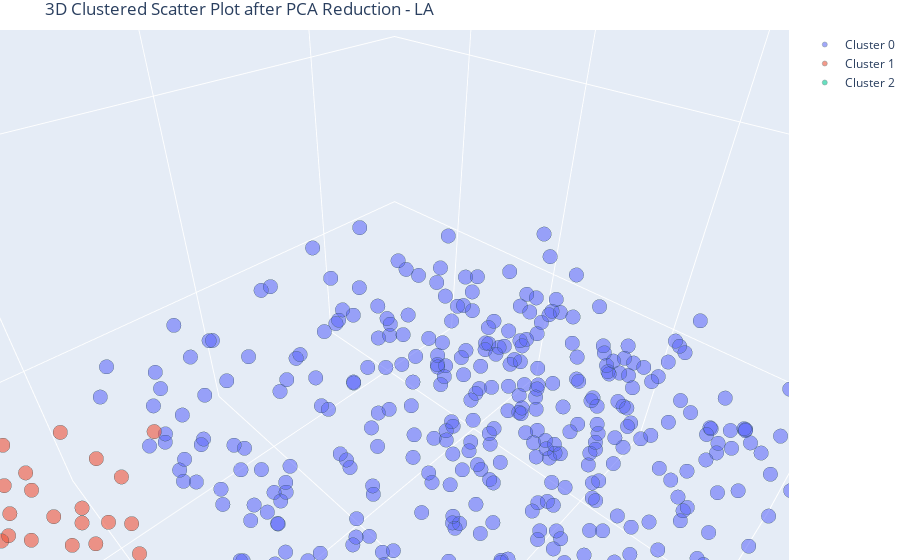

The cell this chart's notebook holds for it:
### Code cell
fig_la = go.Figure()

for cluster_id in np.unique(labels):
    ix = np.where(labels == cluster_id)
    fig_la.add_trace(go.Scatter3d(
        x=la_pca[ix, 0].flatten(),
        y=la_pca[ix, 1].flatten(),
        z=la_pca[ix, 2].flatten(),
        mode='markers',
        marker=dict(
            size=5,
            opacity=0.6,
            line=dict(width=0.5, color='DarkSlateGrey')),
        name=f'Cluster {cluster_id}'
    ))

fig_la.update_layout(
    title='3D Clustered Scatter Plot after PCA Reduction - LA',
    scene=dict(
        xaxis_title='Principal Component 1',
        yaxis_title='Principal Component 2',
        zaxis_title='Principal Component 3'
    ),
    margin=dict(l=0, r=0, b=0, t=30)
)

fig_la.show()

### Figure 1 — Plotly figure (JSON) as saved in the notebook; plotly's stock layout.template omitted (floating-point values rounded to 4 significant figures; data arrays with more than 128 entries replaced by an {"elided": "..."} marker saying what was removed)
{"data": [{"marker": {"line": {"color": "DarkSlateGrey", "width": 0.5}, "opacity": 0.6, "size": 5}, "mode": "markers", "name": "Cluster 0", "type": "scatter3d", "x": {"elided": "494 float values"}, "y": {"elided": "494 float values"}, "z": {"elided": "494 float values"}}, {"marker": {"line": {"color": "DarkSlateGrey", "width": 0.5}, "opacity": 0.6, "size": 5}, "mode": "markers", "name": "Cluster 1", "type": "scatter3d", "x": {"elided": "505 float values"}, "y": {"elided": "505 float values"}, "z": {"elided": "505 float values"}}, {"marker": {"line": {"color": "DarkSlateGrey", "width": 0.5}, "opacity": 0.6, "size": 5}, "mode": "markers", "name": "Cluster 2", "type": "scatter3d", "x": [-1.684], "y": [1.072], "z": [18.79]}], "layout": {"autosize": true, "margin": {"b": 0, "l": 0, "r": 0, "t": 30}, "scene": {"aspectmode": "auto", "aspectratio": {"x": 1, "y": 1, "z": 1}, "camera": {"center": {"x": 0, "y": 0, "z": 0}, "eye": {"x": 0.06047, "y": 0.06047, "z": 0.06047}, "projection": {"type": "perspective"}, "up": {"x": 0, "y": 0, "z": 1}}, "xaxis": {"title": {"text": "Principal Component 1"}, "type": "linear"}, "yaxis": {"title": {"text": "Principal Component 2"}, "type": "linear"}, "zaxis": {"title": {"text": "Principal Component 3"}, "type": "linear"}}, "title": {"text": "3D Clustered Scatter Plot after PCA Reduction - LA"}}}
